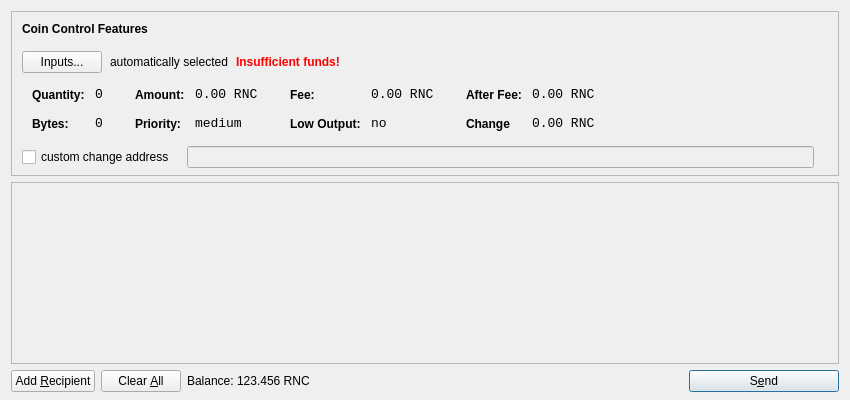
<?xml version="1.0" encoding="UTF-8"?>
<ui version="4.0">
 <class>SendCoinsDialog</class>
 <widget class="QDialog" name="SendCoinsDialog">
  <property name="geometry">
   <rect>
    <x>0</x>
    <y>0</y>
    <width>850</width>
    <height>400</height>
   </rect>
  </property>
  <property name="windowTitle">
   <string>Send Coins</string>
  </property>
  <layout class="QVBoxLayout" name="verticalLayout" stretch="0,1,0">
   <property name="bottomMargin">
    <number>8</number>
   </property>
   <item>
    <widget class="QFrame" name="frameCoinControl">
     <property name="sizePolicy">
      <sizepolicy hsizetype="Expanding" vsizetype="Expanding">
       <horstretch>0</horstretch>
       <verstretch>0</verstretch>
      </sizepolicy>
     </property>
     <property name="maximumSize">
      <size>
       <width>16777215</width>
       <height>16777215</height>
      </size>
     </property>
     <property name="frameShape">
      <enum>QFrame::StyledPanel</enum>
     </property>
     <property name="frameShadow">
      <enum>QFrame::Sunken</enum>
     </property>
     <layout class="QVBoxLayout" name="verticalLayoutCoinControl2">
      <property name="spacing">
       <number>-1</number>
      </property>
      <property name="leftMargin">
       <number>0</number>
      </property>
      <property name="topMargin">
       <number>0</number>
      </property>
      <property name="rightMargin">
       <number>0</number>
      </property>
      <property name="bottomMargin">
       <number>6</number>
      </property>
      <item>
       <layout class="QVBoxLayout" name="verticalLayoutCoinControl" stretch="0,0,0,0,1">
        <property name="spacing">
         <number>0</number>
        </property>
        <property name="leftMargin">
         <number>10</number>
        </property>
        <property name="topMargin">
         <number>10</number>
        </property>
        <item>
         <layout class="QHBoxLayout" name="horizontalLayoutCoinControl1">
          <property name="bottomMargin">
           <number>15</number>
          </property>
          <item>
           <widget class="QLabel" name="labelCoinControlFeatures">
            <property name="sizePolicy">
             <sizepolicy hsizetype="Preferred" vsizetype="Maximum">
              <horstretch>0</horstretch>
              <verstretch>0</verstretch>
             </sizepolicy>
            </property>
            <property name="font">
             <font>
              <weight>75</weight>
              <bold>true</bold>
             </font>
            </property>
            <property name="styleSheet">
             <string notr="true">font-weight:bold;</string>
            </property>
            <property name="text">
             <string>Coin Control Features</string>
            </property>
           </widget>
          </item>
         </layout>
        </item>
        <item>
         <layout class="QHBoxLayout" name="horizontalLayoutCoinControl2" stretch="0,0,0,0">
          <property name="spacing">
           <number>8</number>
          </property>
          <property name="bottomMargin">
           <number>10</number>
          </property>
          <item>
           <widget class="QPushButton" name="pushButtonCoinControl">
            <property name="styleSheet">
             <string notr="true"/>
            </property>
            <property name="text">
             <string>Inputs...</string>
            </property>
           </widget>
          </item>
          <item>
           <widget class="QLabel" name="labelCoinControlAutomaticallySelected">
            <property name="text">
             <string>automatically selected</string>
            </property>
            <property name="margin">
             <number>5</number>
            </property>
           </widget>
          </item>
          <item>
           <widget class="QLabel" name="labelCoinControlInsuffFunds">
            <property name="font">
             <font>
              <weight>75</weight>
              <bold>true</bold>
             </font>
            </property>
            <property name="styleSheet">
             <string notr="true">color:red;font-weight:bold;</string>
            </property>
            <property name="text">
             <string>Insufficient funds!</string>
            </property>
            <property name="margin">
             <number>5</number>
            </property>
           </widget>
          </item>
          <item>
           <spacer name="horizontalSpacerCoinControl">
            <property name="orientation">
             <enum>Qt::Horizontal</enum>
            </property>
            <property name="sizeHint" stdset="0">
             <size>
              <width>40</width>
              <height>1</height>
             </size>
            </property>
           </spacer>
          </item>
         </layout>
        </item>
        <item>
         <widget class="QWidget" name="widgetCoinControl" native="true">
          <property name="sizePolicy">
           <sizepolicy hsizetype="Preferred" vsizetype="Preferred">
            <horstretch>0</horstretch>
            <verstretch>0</verstretch>
           </sizepolicy>
          </property>
          <property name="minimumSize">
           <size>
            <width>0</width>
            <height>0</height>
           </size>
          </property>
          <property name="styleSheet">
           <string notr="true"/>
          </property>
          <layout class="QHBoxLayout" name="horizontalLayoutCoinControl5">
           <property name="margin">
            <number>0</number>
           </property>
           <item>
            <layout class="QHBoxLayout" name="horizontalLayoutCoinControl3" stretch="0,0,0,1">
             <property name="spacing">
              <number>20</number>
             </property>
             <property name="topMargin">
              <number>0</number>
             </property>
             <property name="bottomMargin">
              <number>10</number>
             </property>
             <item>
              <layout class="QFormLayout" name="formLayoutCoinControl1">
               <property name="horizontalSpacing">
                <number>10</number>
               </property>
               <property name="verticalSpacing">
                <number>14</number>
               </property>
               <property name="leftMargin">
                <number>10</number>
               </property>
               <property name="topMargin">
                <number>4</number>
               </property>
               <property name="rightMargin">
                <number>6</number>
               </property>
               <item row="0" column="0">
                <widget class="QLabel" name="labelCoinControlQuantityText">
                 <property name="styleSheet">
                  <string notr="true">font-weight:bold;</string>
                 </property>
                 <property name="text">
                  <string>Quantity:</string>
                 </property>
                 <property name="margin">
                  <number>0</number>
                 </property>
                </widget>
               </item>
               <item row="0" column="1">
                <widget class="QLabel" name="labelCoinControlQuantity">
                 <property name="font">
                  <font>
                   <family>Monospace</family>
                   <pointsize>10</pointsize>
                  </font>
                 </property>
                 <property name="cursor">
                  <cursorShape>IBeamCursor</cursorShape>
                 </property>
                 <property name="contextMenuPolicy">
                  <enum>Qt::ActionsContextMenu</enum>
                 </property>
                 <property name="text">
                  <string>0</string>
                 </property>
                 <property name="margin">
                  <number>0</number>
                 </property>
                 <property name="textInteractionFlags">
                  <set>Qt::LinksAccessibleByMouse|Qt::TextSelectableByKeyboard|Qt::TextSelectableByMouse</set>
                 </property>
                </widget>
               </item>
               <item row="1" column="0">
                <widget class="QLabel" name="labelCoinControlBytesText">
                 <property name="styleSheet">
                  <string notr="true">font-weight:bold;</string>
                 </property>
                 <property name="text">
                  <string>Bytes:</string>
                 </property>
                </widget>
               </item>
               <item row="1" column="1">
                <widget class="QLabel" name="labelCoinControlBytes">
                 <property name="font">
                  <font>
                   <family>Monospace</family>
                   <pointsize>10</pointsize>
                  </font>
                 </property>
                 <property name="cursor">
                  <cursorShape>IBeamCursor</cursorShape>
                 </property>
                 <property name="contextMenuPolicy">
                  <enum>Qt::ActionsContextMenu</enum>
                 </property>
                 <property name="text">
                  <string>0</string>
                 </property>
                 <property name="textInteractionFlags">
                  <set>Qt::LinksAccessibleByMouse|Qt::TextSelectableByKeyboard|Qt::TextSelectableByMouse</set>
                 </property>
                </widget>
               </item>
              </layout>
             </item>
             <item>
              <layout class="QFormLayout" name="formLayoutCoinControl2">
               <property name="horizontalSpacing">
                <number>10</number>
               </property>
               <property name="verticalSpacing">
                <number>14</number>
               </property>
               <property name="leftMargin">
                <number>6</number>
               </property>
               <property name="topMargin">
                <number>4</number>
               </property>
               <property name="rightMargin">
                <number>6</number>
               </property>
               <item row="0" column="0">
                <widget class="QLabel" name="labelCoinControlAmountText">
                 <property name="styleSheet">
                  <string notr="true">font-weight:bold;</string>
                 </property>
                 <property name="text">
                  <string>Amount:</string>
                 </property>
                 <property name="margin">
                  <number>0</number>
                 </property>
                </widget>
               </item>
               <item row="0" column="1">
                <widget class="QLabel" name="labelCoinControlAmount">
                 <property name="font">
                  <font>
                   <family>Monospace</family>
                   <pointsize>10</pointsize>
                  </font>
                 </property>
                 <property name="cursor">
                  <cursorShape>IBeamCursor</cursorShape>
                 </property>
                 <property name="contextMenuPolicy">
                  <enum>Qt::ActionsContextMenu</enum>
                 </property>
                 <property name="text">
                  <string>0.00 RNC</string>
                 </property>
                 <property name="textInteractionFlags">
                  <set>Qt::LinksAccessibleByMouse|Qt::TextSelectableByKeyboard|Qt::TextSelectableByMouse</set>
                 </property>
                </widget>
               </item>
               <item row="1" column="0">
                <widget class="QLabel" name="labelCoinControlPriorityText">
                 <property name="styleSheet">
                  <string notr="true">font-weight:bold;</string>
                 </property>
                 <property name="text">
                  <string>Priority:</string>
                 </property>
                </widget>
               </item>
               <item row="1" column="1">
                <widget class="QLabel" name="labelCoinControlPriority">
                 <property name="font">
                  <font>
                   <family>Monospace</family>
                   <pointsize>10</pointsize>
                  </font>
                 </property>
                 <property name="cursor">
                  <cursorShape>IBeamCursor</cursorShape>
                 </property>
                 <property name="contextMenuPolicy">
                  <enum>Qt::ActionsContextMenu</enum>
                 </property>
                 <property name="text">
                  <string>medium</string>
                 </property>
                 <property name="textInteractionFlags">
                  <set>Qt::LinksAccessibleByMouse|Qt::TextSelectableByKeyboard|Qt::TextSelectableByMouse</set>
                 </property>
                </widget>
               </item>
              </layout>
             </item>
             <item>
              <layout class="QFormLayout" name="formLayoutCoinControl3">
               <property name="horizontalSpacing">
                <number>10</number>
               </property>
               <property name="verticalSpacing">
                <number>14</number>
               </property>
               <property name="leftMargin">
                <number>6</number>
               </property>
               <property name="topMargin">
                <number>4</number>
               </property>
               <property name="rightMargin">
                <number>6</number>
               </property>
               <item row="0" column="0">
                <widget class="QLabel" name="labelCoinControlFeeText">
                 <property name="styleSheet">
                  <string notr="true">font-weight:bold;</string>
                 </property>
                 <property name="text">
                  <string>Fee:</string>
                 </property>
                 <property name="margin">
                  <number>0</number>
                 </property>
                </widget>
               </item>
               <item row="0" column="1">
                <widget class="QLabel" name="labelCoinControlFee">
                 <property name="font">
                  <font>
                   <family>Monospace</family>
                   <pointsize>10</pointsize>
                  </font>
                 </property>
                 <property name="cursor">
                  <cursorShape>IBeamCursor</cursorShape>
                 </property>
                 <property name="contextMenuPolicy">
                  <enum>Qt::ActionsContextMenu</enum>
                 </property>
                 <property name="text">
                  <string>0.00 RNC</string>
                 </property>
                 <property name="textInteractionFlags">
                  <set>Qt::LinksAccessibleByMouse|Qt::TextSelectableByKeyboard|Qt::TextSelectableByMouse</set>
                 </property>
                </widget>
               </item>
               <item row="1" column="0">
                <widget class="QLabel" name="labelCoinControlLowOutputText">
                 <property name="styleSheet">
                  <string notr="true">font-weight:bold;</string>
                 </property>
                 <property name="text">
                  <string>Low Output:</string>
                 </property>
                </widget>
               </item>
               <item row="1" column="1">
                <widget class="QLabel" name="labelCoinControlLowOutput">
                 <property name="font">
                  <font>
                   <family>Monospace</family>
                   <pointsize>10</pointsize>
                  </font>
                 </property>
                 <property name="cursor">
                  <cursorShape>IBeamCursor</cursorShape>
                 </property>
                 <property name="contextMenuPolicy">
                  <enum>Qt::ActionsContextMenu</enum>
                 </property>
                 <property name="text">
                  <string>no</string>
                 </property>
                 <property name="textInteractionFlags">
                  <set>Qt::LinksAccessibleByMouse|Qt::TextSelectableByKeyboard|Qt::TextSelectableByMouse</set>
                 </property>
                </widget>
               </item>
              </layout>
             </item>
             <item>
              <layout class="QFormLayout" name="formLayoutCoinControl4">
               <property name="horizontalSpacing">
                <number>10</number>
               </property>
               <property name="verticalSpacing">
                <number>14</number>
               </property>
               <property name="leftMargin">
                <number>6</number>
               </property>
               <property name="topMargin">
                <number>4</number>
               </property>
               <property name="rightMargin">
                <number>6</number>
               </property>
               <item row="0" column="0">
                <widget class="QLabel" name="labelCoinControlAfterFeeText">
                 <property name="styleSheet">
                  <string notr="true">font-weight:bold;</string>
                 </property>
                 <property name="text">
                  <string>After Fee:</string>
                 </property>
                 <property name="margin">
                  <number>0</number>
                 </property>
                </widget>
               </item>
               <item row="0" column="1">
                <widget class="QLabel" name="labelCoinControlAfterFee">
                 <property name="font">
                  <font>
                   <family>Monospace</family>
                   <pointsize>10</pointsize>
                  </font>
                 </property>
                 <property name="cursor">
                  <cursorShape>IBeamCursor</cursorShape>
                 </property>
                 <property name="contextMenuPolicy">
                  <enum>Qt::ActionsContextMenu</enum>
                 </property>
                 <property name="text">
                  <string>0.00 RNC</string>
                 </property>
                 <property name="textInteractionFlags">
                  <set>Qt::LinksAccessibleByMouse|Qt::TextSelectableByKeyboard|Qt::TextSelectableByMouse</set>
                 </property>
                </widget>
               </item>
               <item row="1" column="0">
                <widget class="QLabel" name="labelCoinControlChangeText">
                 <property name="styleSheet">
                  <string notr="true">font-weight:bold;</string>
                 </property>
                 <property name="text">
                  <string>Change</string>
                 </property>
                </widget>
               </item>
               <item row="1" column="1">
                <widget class="QLabel" name="labelCoinControlChange">
                 <property name="font">
                  <font>
                   <family>Monospace</family>
                   <pointsize>10</pointsize>
                  </font>
                 </property>
                 <property name="cursor">
                  <cursorShape>IBeamCursor</cursorShape>
                 </property>
                 <property name="contextMenuPolicy">
                  <enum>Qt::ActionsContextMenu</enum>
                 </property>
                 <property name="text">
                  <string>0.00 RNC</string>
                 </property>
                 <property name="textInteractionFlags">
                  <set>Qt::LinksAccessibleByMouse|Qt::TextSelectableByKeyboard|Qt::TextSelectableByMouse</set>
                 </property>
                </widget>
               </item>
              </layout>
             </item>
            </layout>
           </item>
          </layout>
         </widget>
        </item>
        <item>
         <layout class="QHBoxLayout" name="horizontalLayoutCoinControl4" stretch="0,0,0">
          <property name="spacing">
           <number>12</number>
          </property>
          <property name="sizeConstraint">
           <enum>QLayout::SetDefaultConstraint</enum>
          </property>
          <property name="topMargin">
           <number>5</number>
          </property>
          <property name="rightMargin">
           <number>5</number>
          </property>
          <item>
           <widget class="QCheckBox" name="checkBoxCoinControlChange">
            <property name="text">
             <string>custom change address</string>
            </property>
           </widget>
          </item>
          <item>
           <widget class="QLineEdit" name="lineEditCoinControlChange">
            <property name="enabled">
             <bool>false</bool>
            </property>
            <property name="sizePolicy">
             <sizepolicy hsizetype="Expanding" vsizetype="Fixed">
              <horstretch>0</horstretch>
              <verstretch>0</verstretch>
             </sizepolicy>
            </property>
           </widget>
          </item>
          <item>
           <widget class="QLabel" name="labelCoinControlChangeLabel">
            <property name="sizePolicy">
             <sizepolicy hsizetype="Preferred" vsizetype="Expanding">
              <horstretch>0</horstretch>
              <verstretch>0</verstretch>
             </sizepolicy>
            </property>
            <property name="minimumSize">
             <size>
              <width>0</width>
              <height>0</height>
             </size>
            </property>
            <property name="text">
             <string/>
            </property>
            <property name="margin">
             <number>3</number>
            </property>
           </widget>
          </item>
         </layout>
        </item>
        <item>
         <spacer name="verticalSpacerCoinControl">
          <property name="orientation">
           <enum>Qt::Vertical</enum>
          </property>
          <property name="sizeHint" stdset="0">
           <size>
            <width>800</width>
            <height>1</height>
           </size>
          </property>
         </spacer>
        </item>
       </layout>
      </item>
     </layout>
    </widget>
   </item>
   <item>
    <widget class="QScrollArea" name="scrollArea">
     <property name="widgetResizable">
      <bool>true</bool>
     </property>
     <widget class="QWidget" name="scrollAreaWidgetContents">
      <property name="geometry">
       <rect>
        <x>0</x>
        <y>0</y>
        <width>830</width>
        <height>165</height>
       </rect>
      </property>
      <layout class="QVBoxLayout" name="verticalLayout_2">
       <property name="margin">
        <number>0</number>
       </property>
       <item>
        <layout class="QVBoxLayout" name="entries">
         <property name="spacing">
          <number>6</number>
         </property>
        </layout>
       </item>
       <item>
        <spacer name="verticalSpacer">
         <property name="orientation">
          <enum>Qt::Vertical</enum>
         </property>
         <property name="sizeHint" stdset="0">
          <size>
           <width>20</width>
           <height>40</height>
          </size>
         </property>
        </spacer>
       </item>
      </layout>
     </widget>
    </widget>
   </item>
   <item>
    <layout class="QHBoxLayout" name="horizontalLayout">
     <item>
      <widget class="QPushButton" name="addButton">
       <property name="toolTip">
        <string>Send to multiple recipients at once</string>
       </property>
       <property name="text">
        <string>Add &amp;Recipient</string>
       </property>
       <property name="icon">
        <iconset resource="../bitcoin.qrc">
         <normaloff>:/icons/add</normaloff>:/icons/add</iconset>
       </property>
       <property name="autoDefault">
        <bool>false</bool>
       </property>
      </widget>
     </item>
     <item>
      <widget class="QPushButton" name="clearButton">
       <property name="sizePolicy">
        <sizepolicy hsizetype="Minimum" vsizetype="Fixed">
         <horstretch>0</horstretch>
         <verstretch>0</verstretch>
        </sizepolicy>
       </property>
       <property name="toolTip">
        <string>Remove all transaction fields</string>
       </property>
       <property name="text">
        <string>Clear &amp;All</string>
       </property>
       <property name="icon">
        <iconset resource="../bitcoin.qrc">
         <normaloff>:/icons/remove</normaloff>:/icons/remove</iconset>
       </property>
       <property name="autoRepeatDelay">
        <number>300</number>
       </property>
       <property name="autoDefault">
        <bool>false</bool>
       </property>
      </widget>
     </item>
     <item>
      <layout class="QHBoxLayout" name="horizontalLayout_2">
       <property name="spacing">
        <number>3</number>
       </property>
       <item>
        <widget class="QLabel" name="label">
         <property name="sizePolicy">
          <sizepolicy hsizetype="Preferred" vsizetype="Fixed">
           <horstretch>0</horstretch>
           <verstretch>0</verstretch>
          </sizepolicy>
         </property>
         <property name="text">
          <string>Balance:</string>
         </property>
        </widget>
       </item>
       <item>
        <widget class="QLabel" name="labelBalance">
         <property name="sizePolicy">
          <sizepolicy hsizetype="Preferred" vsizetype="Fixed">
           <horstretch>0</horstretch>
           <verstretch>0</verstretch>
          </sizepolicy>
         </property>
         <property name="cursor">
          <cursorShape>IBeamCursor</cursorShape>
         </property>
         <property name="text">
          <string>123.456 RNC</string>
         </property>
         <property name="textInteractionFlags">
          <set>Qt::LinksAccessibleByMouse|Qt::TextSelectableByKeyboard|Qt::TextSelectableByMouse</set>
         </property>
        </widget>
       </item>
      </layout>
     </item>
     <item>
      <spacer name="horizontalSpacer">
       <property name="orientation">
        <enum>Qt::Horizontal</enum>
       </property>
       <property name="sizeHint" stdset="0">
        <size>
         <width>40</width>
         <height>20</height>
        </size>
       </property>
      </spacer>
     </item>
     <item>
      <widget class="QPushButton" name="sendButton">
       <property name="minimumSize">
        <size>
         <width>150</width>
         <height>0</height>
        </size>
       </property>
       <property name="toolTip">
        <string>Confirm the send action</string>
       </property>
       <property name="text">
        <string>S&amp;end</string>
       </property>
       <property name="icon">
        <iconset resource="../bitcoin.qrc">
         <normaloff>:/icons/send</normaloff>:/icons/send</iconset>
       </property>
       <property name="default">
        <bool>true</bool>
       </property>
      </widget>
     </item>
    </layout>
   </item>
  </layout>
 </widget>
 <resources>
  <include location="../bitcoin.qrc"/>
 </resources>
 <connections/>
</ui>
